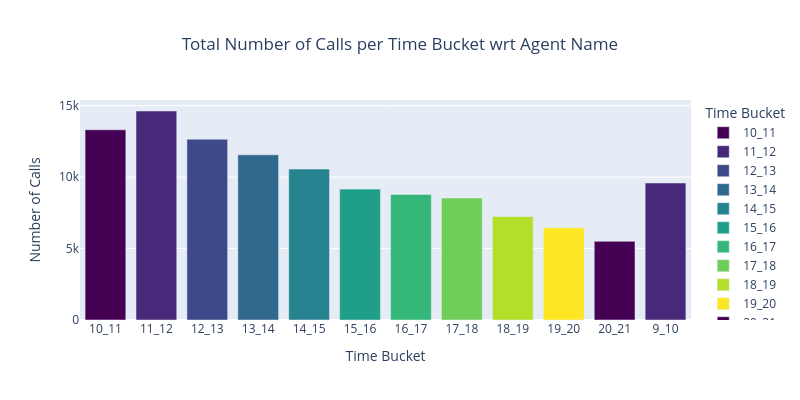

Notebook source saved alongside this figure:
### Code cell
#2. Call Volume Analysis

# Count the number of calls in each time bucket
call_volume = df_cleaned.groupby('Time_Bucket')['Agent_Name'].count().reset_index()
call_volume.rename(columns={'Agent_Name': 'Number of Calls'}, inplace=True)

# Visualize the call volume
fig3 = px.bar(call_volume, x='Time_Bucket', y='Number of Calls',
             labels={'Number of Calls': 'Number of Calls', 'Time_Bucket': 'Time Bucket'},
             title='Total Number of Calls per Time Bucket wrt Agent Name',
            color='Time_Bucket',
             color_discrete_sequence=px.colors.sequential.Viridis)

fig3.update_layout(
    width=800,  # Adjust the width here
    height=400,  # You can also adjust the height if needed
    title=dict(x=0.5),  # Centering the title
    legend=dict(title="Time Bucket")
)
fig3.show()

### Figure 1 — Plotly figure (JSON) as saved in the notebook; plotly's stock layout.template omitted (floating-point values rounded to 4 significant figures)
{"data": [{"alignmentgroup": "True", "hovertemplate": "Time Bucket=%{x}<br>Number of Calls=%{y}<extra></extra>", "legendgroup": "10_11", "marker": {"color": "#440154", "pattern": {"shape": ""}}, "name": "10_11", "offsetgroup": "10_11", "orientation": "v", "showlegend": true, "textposition": "auto", "type": "bar", "x": ["10_11"], "xaxis": "x", "y": [13313], "yaxis": "y"}, {"alignmentgroup": "True", "hovertemplate": "Time Bucket=%{x}<br>Number of Calls=%{y}<extra></extra>", "legendgroup": "11_12", "marker": {"color": "#482878", "pattern": {"shape": ""}}, "name": "11_12", "offsetgroup": "11_12", "orientation": "v", "showlegend": true, "textposition": "auto", "type": "bar", "x": ["11_12"], "xaxis": "x", "y": [14626], "yaxis": "y"}, {"alignmentgroup": "True", "hovertemplate": "Time Bucket=%{x}<br>Number of Calls=%{y}<extra></extra>", "legendgroup": "12_13", "marker": {"color": "#3e4989", "pattern": {"shape": ""}}, "name": "12_13", "offsetgroup": "12_13", "orientation": "v", "showlegend": true, "textposition": "auto", "type": "bar", "x": ["12_13"], "xaxis": "x", "y": [12652], "yaxis": "y"}, {"alignmentgroup": "True", "hovertemplate": "Time Bucket=%{x}<br>Number of Calls=%{y}<extra></extra>", "legendgroup": "13_14", "marker": {"color": "#31688e", "pattern": {"shape": ""}}, "name": "13_14", "offsetgroup": "13_14", "orientation": "v", "showlegend": true, "textposition": "auto", "type": "bar", "x": ["13_14"], "xaxis": "x", "y": [11561], "yaxis": "y"}, {"alignmentgroup": "True", "hovertemplate": "Time Bucket=%{x}<br>Number of Calls=%{y}<extra></extra>", "legendgroup": "14_15", "marker": {"color": "#26828e", "pattern": {"shape": ""}}, "name": "14_15", "offsetgroup": "14_15", "orientation": "v", "showlegend": true, "textposition": "auto", "type": "bar", "x": ["14_15"], "xaxis": "x", "y": [10561], "yaxis": "y"}, {"alignmentgroup": "True", "hovertemplate": "Time Bucket=%{x}<br>Number of Calls=%{y}<extra></extra>", "legendgroup": "15_16", "marker": {"color": "#1f9e89", "pattern": {"shape": ""}}, "name": "15_16", "offsetgroup": "15_16", "orientation": "v", "showlegend": true, "textposition": "auto", "type": "bar", "x": ["15_16"], "xaxis": "x", "y": [9159], "yaxis": "y"}, {"alignmentgroup": "True", "hovertemplate": "Time Bucket=%{x}<br>Number of Calls=%{y}<extra></extra>", "legendgroup": "16_17", "marker": {"color": "#35b779", "pattern": {"shape": ""}}, "name": "16_17", "offsetgroup": "16_17", "orientation": "v", "showlegend": true, "textposition": "auto", "type": "bar", "x": ["16_17"], "xaxis": "x", "y": [8788], "yaxis": "y"}, {"alignmentgroup": "True", "hovertemplate": "Time Bucket=%{x}<br>Number of Calls=%{y}<extra></extra>", "legendgroup": "17_18", "marker": {"color": "#6ece58", "pattern": {"shape": ""}}, "name": "17_18", "offsetgroup": "17_18", "orientation": "v", "showlegend": true, "textposition": "auto", "type": "bar", "x": ["17_18"], "xaxis": "x", "y": [8534], "yaxis": "y"}, {"alignmentgroup": "True", "hovertemplate": "Time Bucket=%{x}<br>Number of Calls=%{y}<extra></extra>", "legendgroup": "18_19", "marker": {"color": "#b5de2b", "pattern": {"shape": ""}}, "name": "18_19", "offsetgroup": "18_19", "orientation": "v", "showlegend": true, "textposition": "auto", "type": "bar", "x": ["18_19"], "xaxis": "x", "y": [7238], "yaxis": "y"}, {"alignmentgroup": "True", "hovertemplate": "Time Bucket=%{x}<br>Number of Calls=%{y}<extra></extra>", "legendgroup": "19_20", "marker": {"color": "#fde725", "pattern": {"shape": ""}}, "name": "19_20", "offsetgroup": "19_20", "orientation": "v", "showlegend": true, "textposition": "auto", "type": "bar", "x": ["19_20"], "xaxis": "x", "y": [6463], "yaxis": "y"}, {"alignmentgroup": "True", "hovertemplate": "Time Bucket=%{x}<br>Number of Calls=%{y}<extra></extra>", "legendgroup": "20_21", "marker": {"color": "#440154", "pattern": {"shape": ""}}, "name": "20_21", "offsetgroup": "20_21", "orientation": "v", "showlegend": true, "textposition": "auto", "type": "bar", "x": ["20_21"], "xaxis": "x", "y": [5505], "yaxis": "y"}, {"alignmentgroup": "True", "hovertemplate": "Time Bucket=%{x}<br>Number of Calls=%{y}<extra></extra>", "legendgroup": "9_10", "marker": {"color": "#482878", "pattern": {"shape": ""}}, "name": "9_10", "offsetgroup": "9_10", "orientation": "v", "showlegend": true, "textposition": "auto", "type": "bar", "x": ["9_10"], "xaxis": "x", "y": [9588], "yaxis": "y"}], "layout": {"barmode": "relative", "height": 400, "legend": {"title": {"text": "Time Bucket"}, "tracegroupgap": 0}, "title": {"text": "Total Number of Calls per Time Bucket wrt Agent Name", "x": 0.5}, "width": 800, "xaxis": {"anchor": "y", "autorange": true, "categoryarray": ["10_11", "11_12", "12_13", "13_14", "14_15", "15_16", "16_17", "17_18", "18_19", "19_20", "20_21", "9_10"], "categoryorder": "array", "domain": [0, 1], "range": [-0.5, 11.5], "title": {"text": "Time Bucket"}, "type": "category"}, "yaxis": {"anchor": "x", "autorange": true, "domain": [0, 1], "range": [0, 15400.0], "title": {"text": "Number of Calls"}, "type": "linear"}}}
